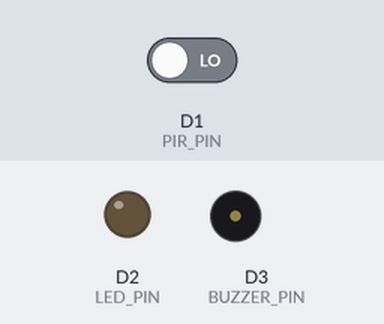
Simulated run of this sketch. Board: ESP8266 (NodeMCU). Shown: output pins drawn as LEDs (lit = HIGH), buzzer (waves = sounding). The test bench sets the inputs (shaded band); at power-on: D1 (PIR_PIN) LOW. WiFi joins after 1.5 s; servers stay silent unless stated.

Above: at 3.0 s.
3.1 s: D1 (PIR_PIN) driven HIGH
At 4.1 s:
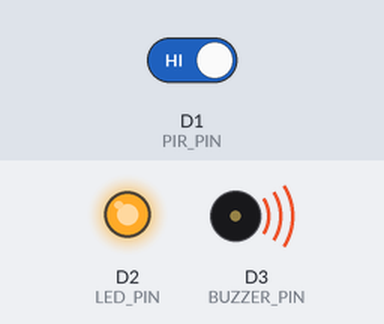
4.6 s: D1 (PIR_PIN) driven LOW
At 5.2 s:
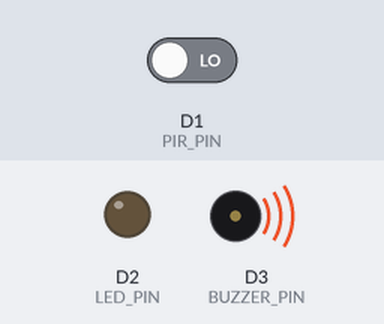
Timing chart, 0 to 7.6 s (numbered marks = the images above; inputs shaded):
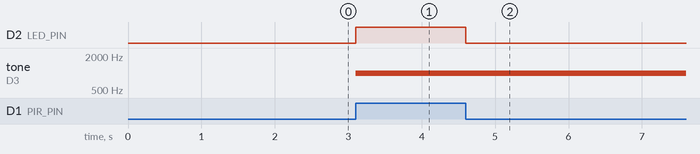

Measured:
- after the input at 3.1 s, D2 (LED_PIN): LOW → HIGH at once; tone on D3 (BUZZER_PIN): silent → 1000 Hz at once
- after the input at 4.6 s, D2 (LED_PIN): HIGH → LOW at once

The sketch:

pirBuzzer.ino
```cpp
#include <ESP8266WiFi.h>
#include <BlynkSimpleEsp8266.h>

#define PIR_PIN D1   // PIR sensor pin
#define LED_PIN D2   // LED pin
#define BUZZER_PIN D3  // Buzzer pin

char auth[] = "YourAuthToken";  // Blynk authentication token
char ssid[] = "YourWiFiSSID";   // Your WiFi SSID
char pass[] = "YourWiFiPassword"; // Your WiFi password

bool motionDetected = false;

void setup() {
  pinMode(PIR_PIN, INPUT);
  pinMode(LED_PIN, OUTPUT);
  pinMode(BUZZER_PIN, OUTPUT);

  Serial.begin(9600);
  Blynk.begin(auth, ssid, pass);
}

void loop() {
  if (motionDetected != checkMotion()) {
    motionDetected = !motionDetected;
    if (motionDetected) {
      turnOnLED();
      turnOnBuzzer();
      Blynk.notify("Motion detected!");
    } else {
      turnOffLED();
      turnOffBuzzer();
    }
  }

  Blynk.run();
}

bool checkMotion() {
  return digitalRead(PIR_PIN) == HIGH;
}

void turnOnLED() {
  digitalWrite(LED_PIN, HIGH);
}

void turnOffLED() {
  digitalWrite(LED_PIN, LOW);
}

void turnOnBuzzer() {
  tone(BUZZER_PIN, 1000);
}

void turnOffBuzzer() {
  noTone(BUZZER_PIN);
}
```
